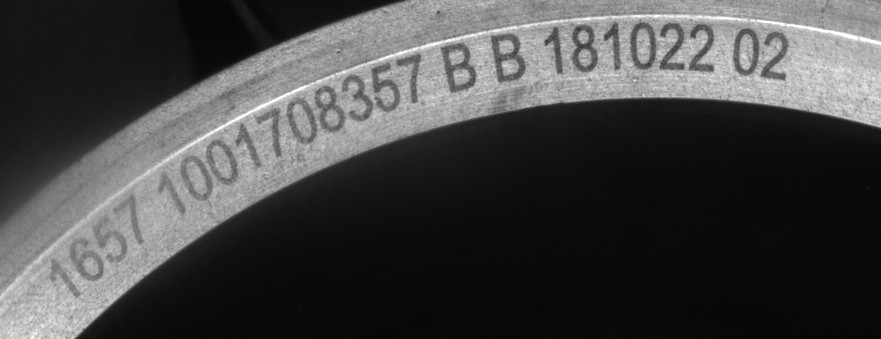
#> input picture src/ch3/detail.jpg, 881 x 339 px
$ python 'track二值化图像.py'
#> lines starting #> are read from the running program, lines starting #| are printed output that depends on the picture; after the words box and inside, x2 and y2 are one past the last pixel; in counts of white or black regions, pixels touching at a corner belong together
import cv2

import cv2
import numpy as np

img = cv2.imread("detail.jpg")
#> img is the input picture: shape (339, 881, 3); min 5, max 255, mean 69.4
img=cv2.cvtColor(img,cv2.COLOR_BGR2GRAY)
#> img: shape (339, 881)
#> slider 'reszieThreshold' is set to 85
cv2.imshow('img',img)
cv2.namedWindow('binary',cv2.WINDOW_NORMAL)
def callBack(x):
#> called with x = 85
    global img
    global binary
    binary=img
    # kernel=cv2.getStructuringElement(cv2.MORPH_RECT,(x,x))
    # binary=cv2.morphologyEx(binary,cv2.MORPH_CLOSE,kernel)
    # binary=cv2.morphologyEx(binary,cv2.MORPH_OPEN,kernel)
    src,binary=cv2.threshold(img,x,255,cv2.THRESH_BINARY)
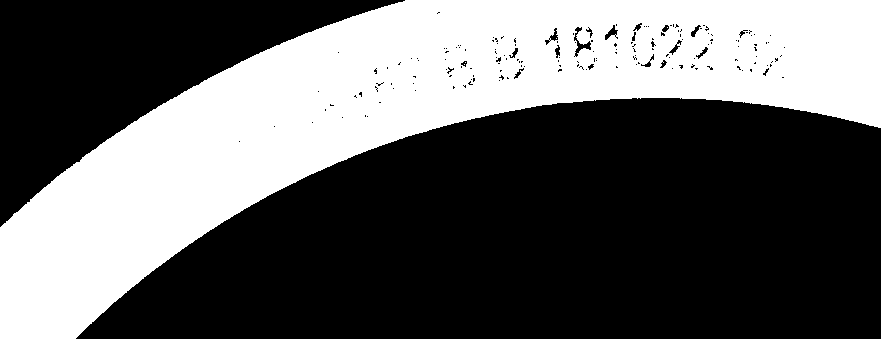
#> binary: shape (339, 881); 37.5% white; 5 white regions (4 under 20 px), largest, box (x1, y1, x2, y2) and area: (0, 0, 881, 339) 111909
#> src = 85
    cv2.imshow('binary',binary)

cv2.namedWindow('binary')
cv2.createTrackbar('reszieThreshold','binary',0,255,callBack)
cv2.waitKey()
cmd=input()
if cmd=='save':
    cv2.imwrite('unFloodAfterBinary.jpg',binary)
    print('save susessful!')

$ run again, with src/ch3/09_27_02.jpg copied over src/ch3/detail.jpg
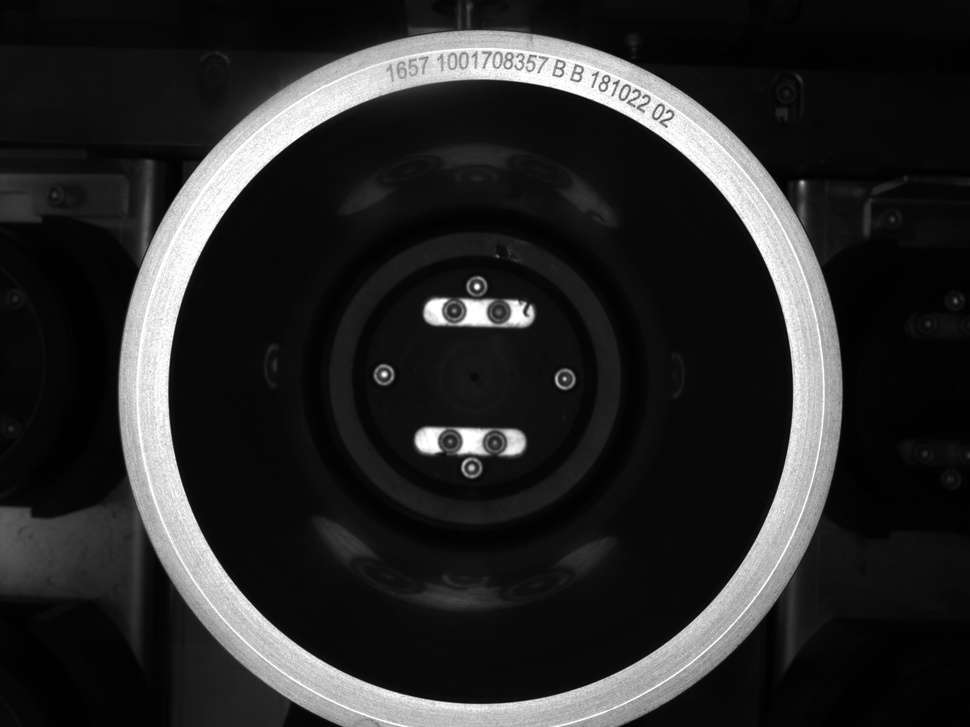
#> input picture src/ch3/09_27_02.jpg, 970 x 727 px, shrunk from 2592 x 1944 before the run
#> img is the input picture: shape (727, 970, 3); min 0, max 255, mean 40.4
#> img: shape (727, 970)
#> in callBack, `src,binary=cv2.threshold(img,x,255,cv2.THRESH_BINARY)`:
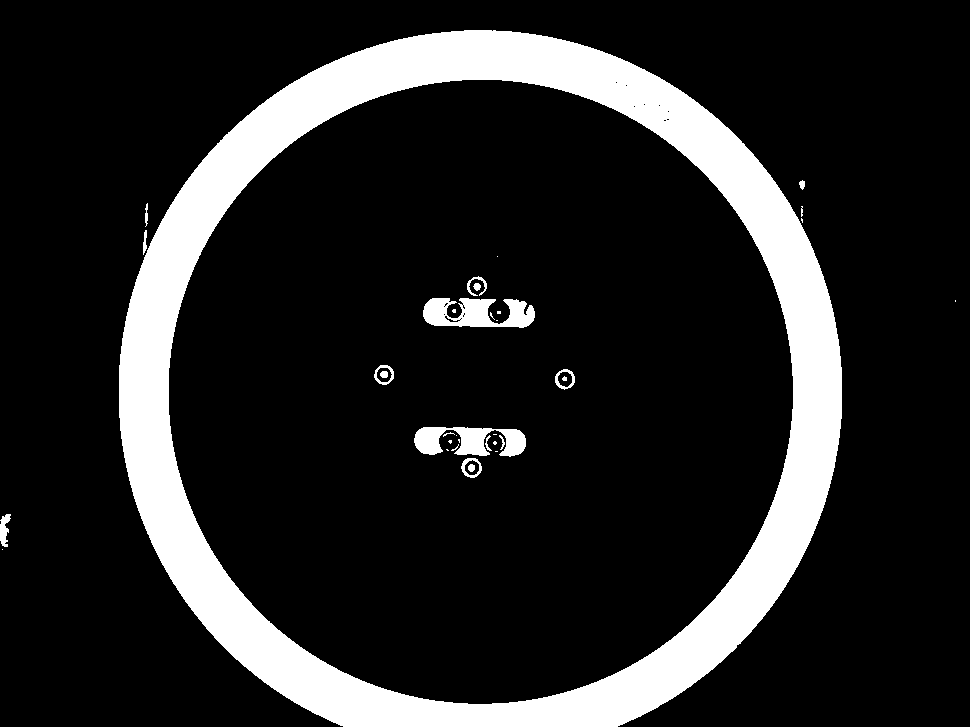
#> binary: shape (727, 970); 15% white; 35 white regions (19 under 20 px), largest, box (x1, y1, x2, y2) and area: (119, 30, 842, 727) 100512, (423, 298, 535, 328) 2246, (414, 427, 526, 457) 2027
#> src = 85

$ run again, with src/ch3/09_30_13.jpg copied over src/ch3/detail.jpg
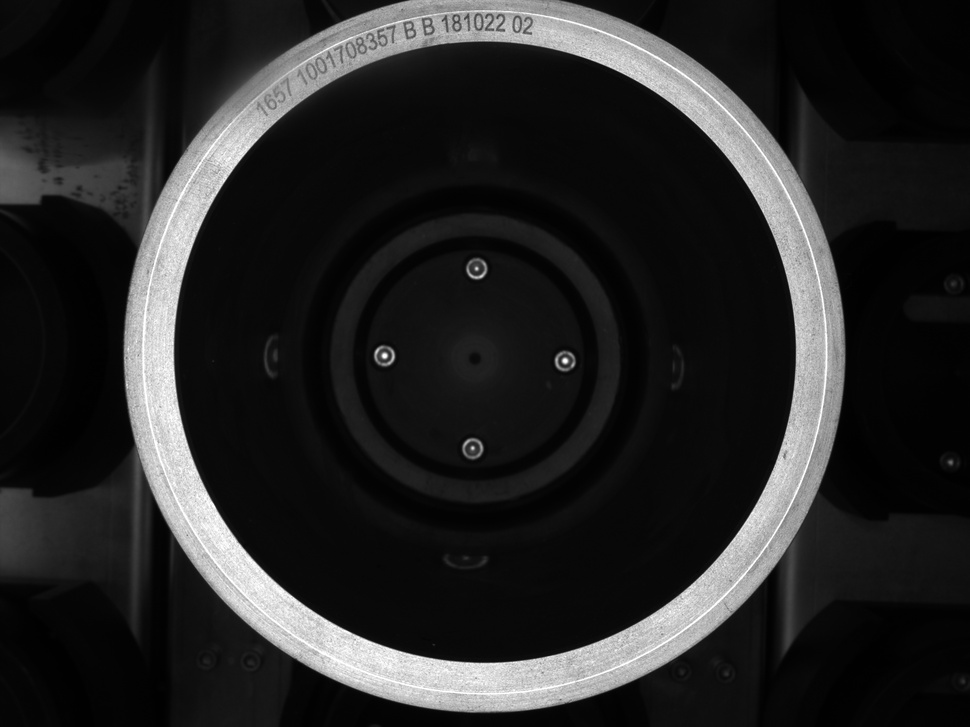
#> input picture src/ch3/09_30_13.jpg, 970 x 727 px, shrunk from 2592 x 1944 before the run
#> img is the input picture: shape (727, 970, 3); min 0, max 255, mean 38.1
#> img: shape (727, 970)
#> in callBack, `src,binary=cv2.threshold(img,x,255,cv2.THRESH_BINARY)`:
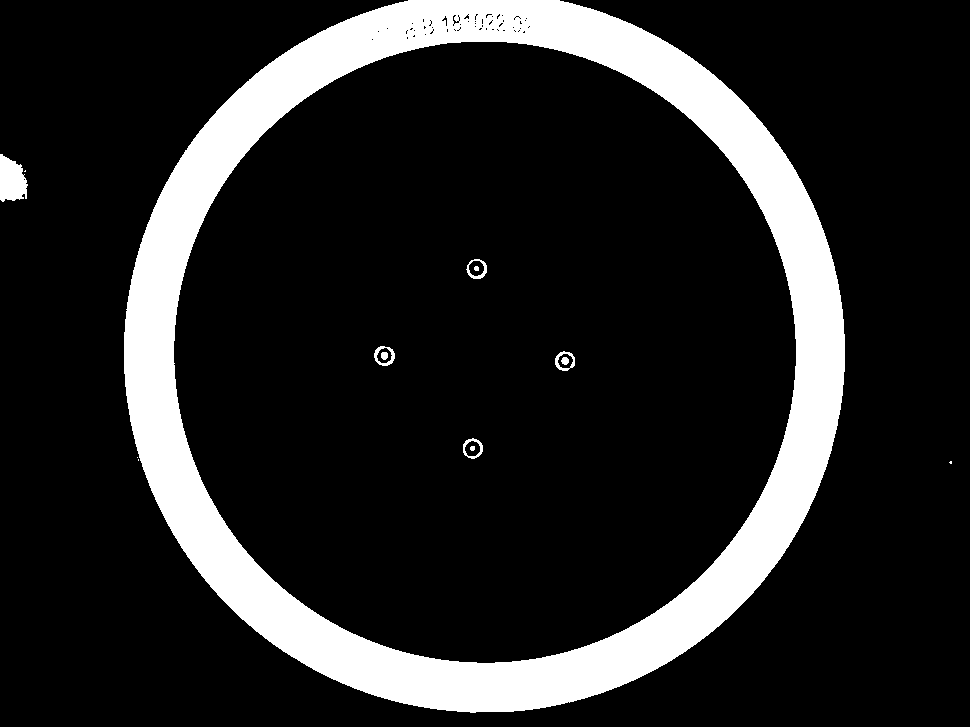
#> binary: shape (727, 970); 15% white; 14 white regions (4 under 20 px), largest, box (x1, y1, x2, y2) and area: (124, 0, 845, 713) 103812, (0, 154, 28, 202) 992, (374, 346, 395, 366) 168
#> src = 85
